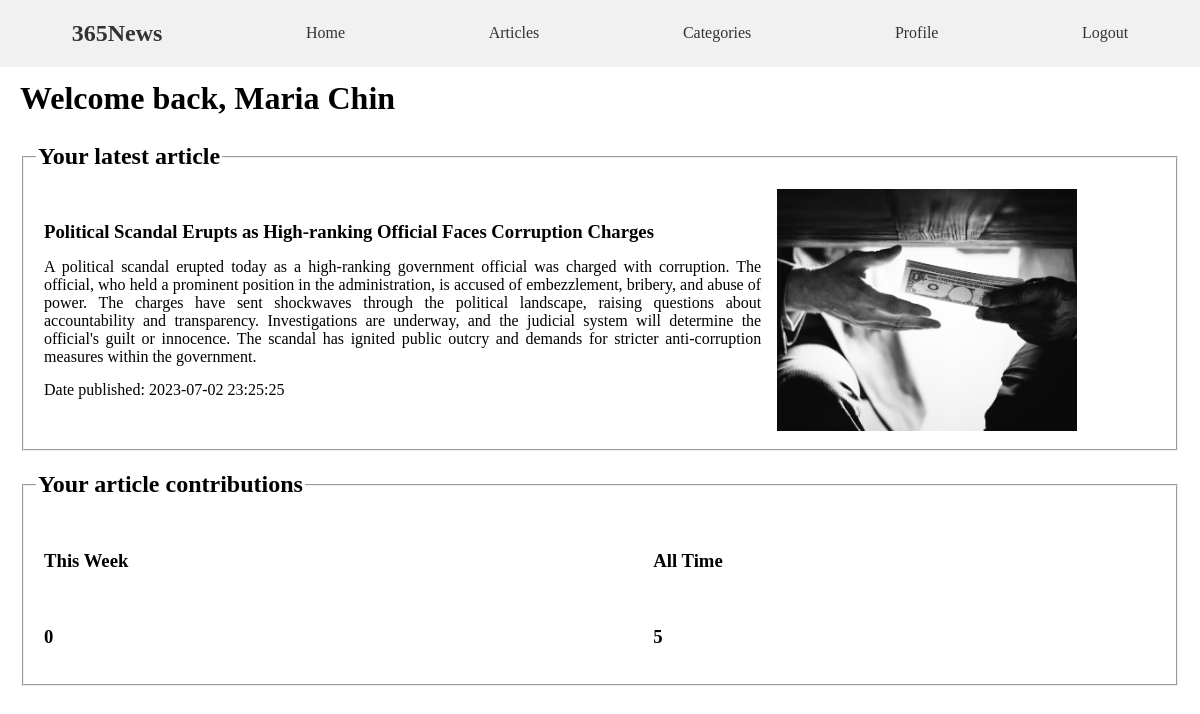
Page /dashboard.php (signed in) on the committed database.
### tables this page shows
CREATE TABLE `user` (
  `userid` int(11) NOT NULL,
  `userpass` varchar(255) DEFAULT NULL,
  `name` varchar(255) DEFAULT NULL,
  `background` text DEFAULT NULL,
  `username` varchar(255) DEFAULT NULL,
  `authority` varchar(255) DEFAULT NULL,
  `email` varchar(255) DEFAULT NULL
);

CREATE TABLE `article` (
  `id` int(11) NOT NULL,
  `title` varchar(255) DEFAULT NULL,
  `image` blob DEFAULT NULL,
  `content` text DEFAULT NULL,
  `userid` int(11) DEFAULT NULL,
  `categoryid` int(11) DEFAULT NULL,
  `timestamp` timestamp NOT NULL DEFAULT current_timestamp()
);

### dashboard.php (the view, shortened to what this page needs)
<?php
require('session_checker.php');
$userid = $_SESSION['userid'];
$query = "SELECT name FROM User WHERE userid = $userid";
$result = mysqli_query($conn, $query);
if (mysqli_num_rows($result) == 1) {
  $row = mysqli_fetch_assoc($result);
  $name = $row['name'];
} else {
  echo "User not found.";
}
$queryLatestArticle = "SELECT * FROM Article WHERE userid = $userid ORDER BY `timestamp` DESC LIMIT 1";
$resultLatestArticle = mysqli_query($conn, $queryLatestArticle);
$latestArticle = mysqli_fetch_assoc($resultLatestArticle);
$queryTotalContributions = "SELECT COUNT(*) AS totalContributions FROM Article WHERE userid = $userid AND WEEK(`timestamp`) = WEEK(CURDATE())";
$resultTotalContributions = mysqli_query($conn, $queryTotalContributions);
$totalContributions = mysqli_fetch_assoc($resultTotalContributions)['totalContributions'];
$queryTotalArticles = "SELECT COUNT(*) AS totalArticles FROM Article WHERE userid = $userid";
$resultTotalArticles = mysqli_query($conn, $queryTotalArticles);
$totalArticles = mysqli_fetch_assoc($resultTotalArticles)['totalArticles'];
if ($latestArticle) {
  $latestArticleImage = $latestArticle['image'];
}
?>
<!DOCTYPE html>
<html>
<head>
  <link rel="stylesheet" type="text/css" href="css/style.css">
</head>
<body>
  <?php include('navbar.php') ?>
  <main>
    <h1>Welcome back, <?php echo $name; ?></h1>
    <fieldset>
      <legend><h2 class="article-title">Your latest article</h2></legend>
      <?php if ($latestArticle) : ?>
        <table>
          <tr>
            <td style="width: 65%;">
              <h3 class="article-heading"><?php echo $latestArticle['title']; ?></h3>
              <p class="article-content"><?php echo htmlspecialchars_decode($latestArticle['content']); ?></p>
              <p class="article-date">Date published: <?php echo $latestArticle['timestamp']; ?></p>
            </td>
            <td style="width: 35%;">
              <div class="article-image-container">
                <img src="<?php echo $latestArticleImage; ?>" alt="Latest Article Image" class="article-image">
              </div>
            </td>
          </tr>
        </table>
      <?php else : ?>
        <p>No articles found.</p>
      <?php endif; ?>
    </fieldset>
    <fieldset>
      <legend><h2>Your article contributions</h2></legend>
      <table>
        <tr>
          <td><h3>This Week</h3></td>
          <td><h3>All Time </h3></td>
        </tr>
        <tr>
          <td><h3><?php echo $totalContributions; ?></h3></td>
          <td><h3><?php echo $totalArticles; ?></h3></td>
        </tr>
      </table>
    </fieldset>
  </main>
</body>
</html>

### css/style.css (style rules this page uses)
body { margin: 0; padding: 0; }
.article-image-container { max-width: 300px; max-height: 300px; overflow: hidden; }
.article-image { display: block; width: 100%; height: auto; }
main { margin-top: 80px; }
table { border-collapse: collapse; width: 100%; }
th, td { border: 1px solid #dddddd; text-align: left; padding: 8px; }

### dashboard.php (style rules this page uses)
main { margin: 80px 20px; }
table, td { border: none; }
.article-title { padding: 5px 0; margin: 0; }
.article-heading { padding: 5px 0; margin: 0; }
.article-content { padding: 10px 0; margin: 0; white-space: pre-wrap; text-align: justify; }
.article-date { padding: 5px 0; margin: 0; }
.article-image-container { display: flex; justify-content: center; align-items: center; height: 100%; }
.article-image { width: 100%; height: auto; }

### rows in the picture
user: name "Maria Chin"
article: title "Political Scandal Erupts as High-ranking Official Faces Corruption Charges", content "A political scandal erupted today as a high-ranking government official was charged with corruption. The official, who held a prominent position in the administration, is accused of embezzlement, bribery, and abuse of power. The charges have sent shockwaves through the political landscape, raising questions about accountability and transparency. Investigations are underway, and the judicial system will determine the official's guilt or innocence. The scandal has ignited public outcry and demands for stricter anti-corruption measures within the government.", timestamp "2023-07-02 23:25:25", image (picture)

### other values in the picture
$totalContributions "0"
$totalArticles "5"
